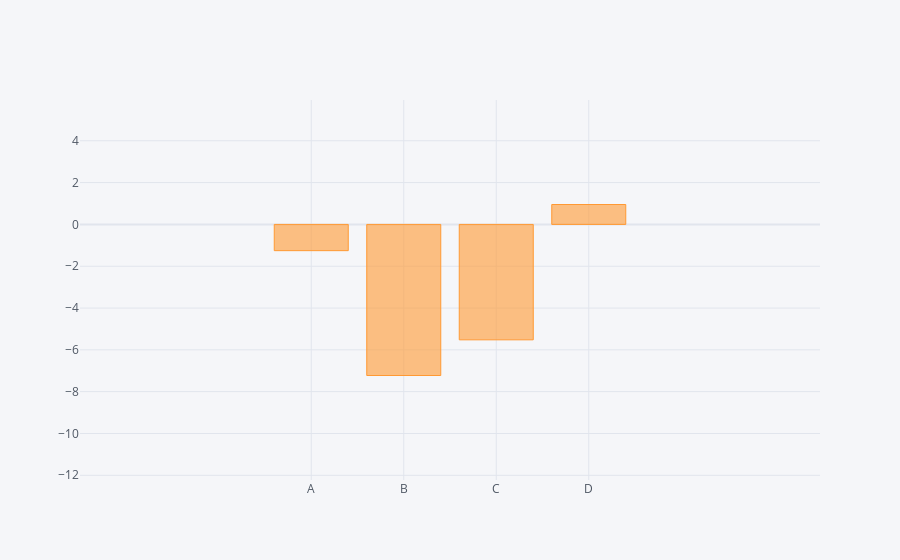

The code cell stored with this chart in its notebook:
### Code cell
df.sum().iplot(kind='bar')

### Figure 1 — Plotly figure (JSON) as saved in the notebook; plotly's stock layout.template omitted (floating-point values rounded to 4 significant figures)
{"data": [{"marker": {"color": "rgba(255, 153, 51, 0.6)", "line": {"color": "rgba(255, 153, 51, 1.0)", "width": 1}}, "name": "None", "orientation": "v", "text": "", "type": "bar", "x": ["A", "B", "C", "D"], "y": [-1.255, -7.227, -5.521, 0.9525]}], "layout": {"autosize": true, "legend": {"bgcolor": "#F5F6F9", "font": {"color": "#4D5663"}}, "paper_bgcolor": "#F5F6F9", "plot_bgcolor": "#F5F6F9", "title": {"font": {"color": "#4D5663"}}, "xaxis": {"autorange": false, "gridcolor": "#E1E5ED", "range": [-2.5, 5.5], "showgrid": true, "tickfont": {"color": "#4D5663"}, "title": {"font": {"color": "#4D5663"}, "text": ""}, "type": "category", "zerolinecolor": "#E1E5ED"}, "yaxis": {"autorange": false, "gridcolor": "#E1E5ED", "range": [-12.23, 5.951], "showgrid": true, "tickfont": {"color": "#4D5663"}, "title": {"font": {"color": "#4D5663"}, "text": ""}, "type": "linear", "zerolinecolor": "#E1E5ED"}}}
